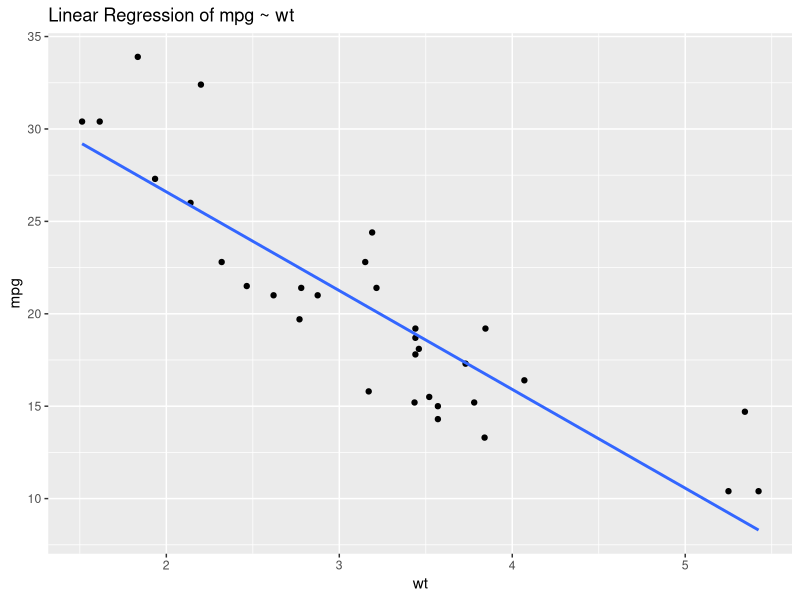
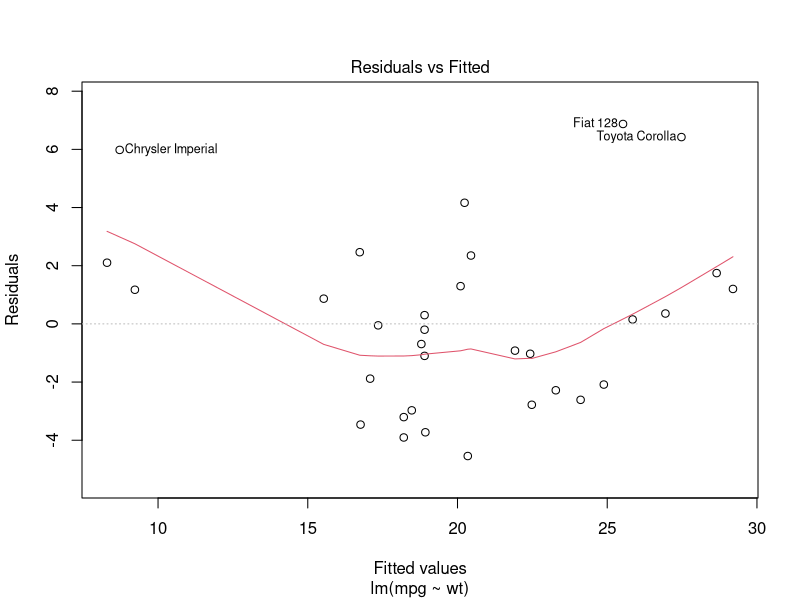
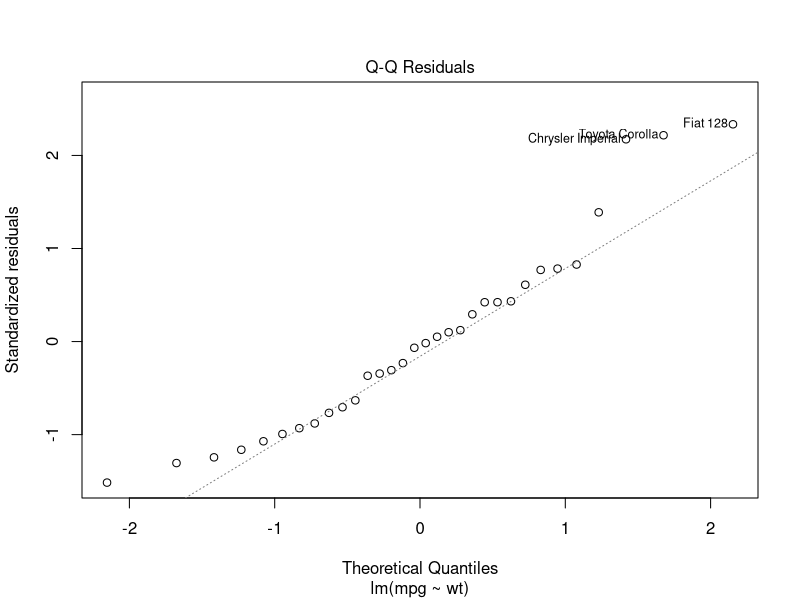
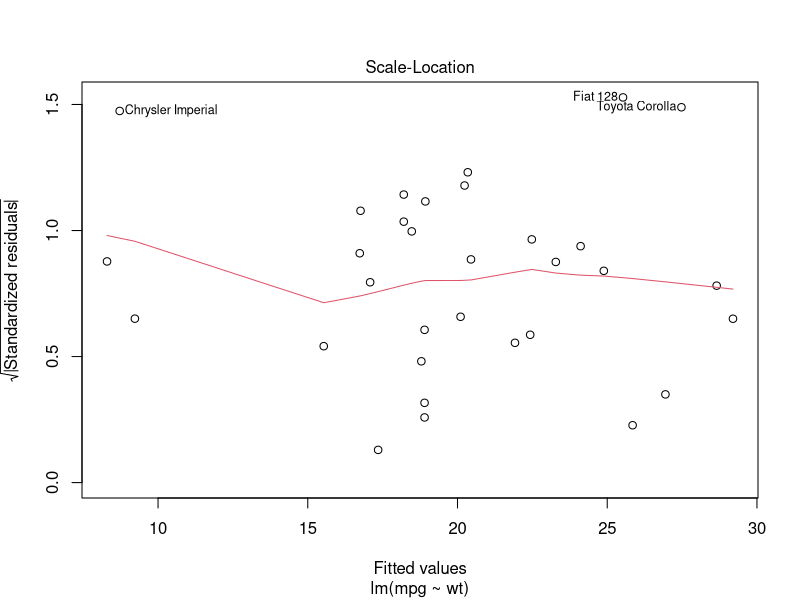
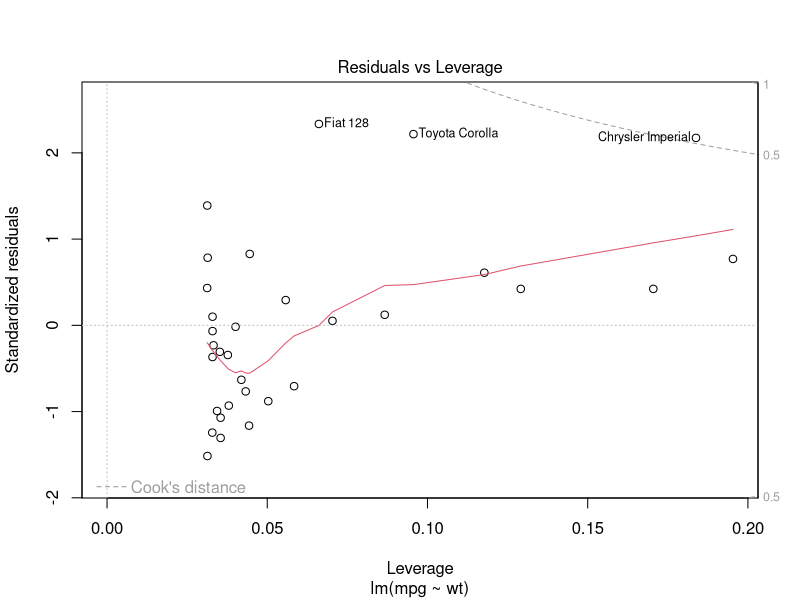
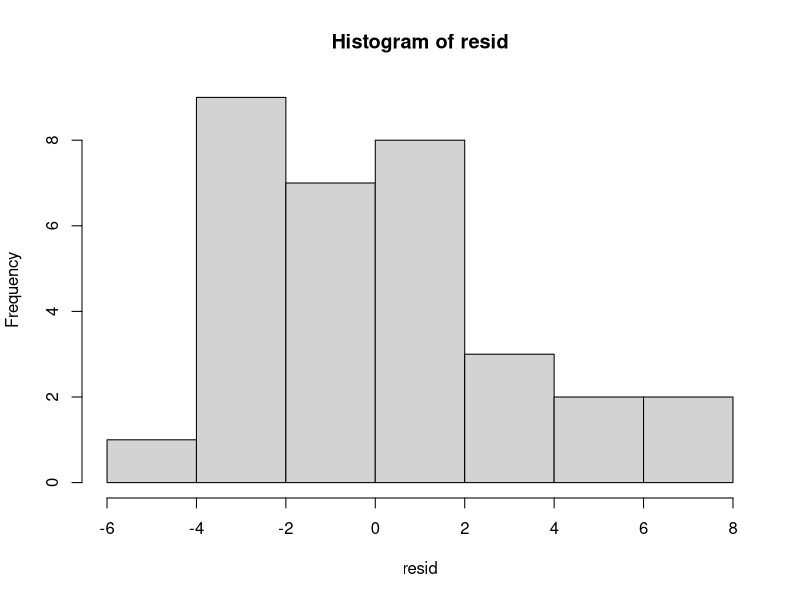
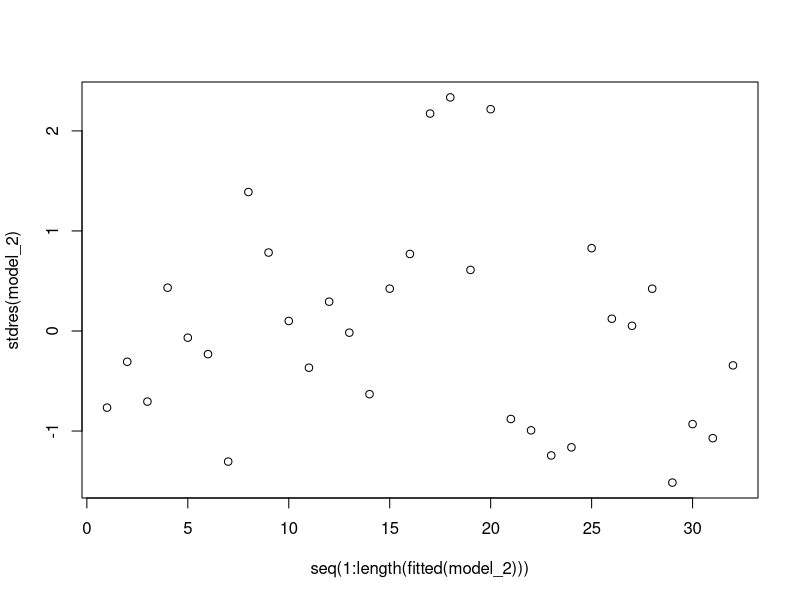
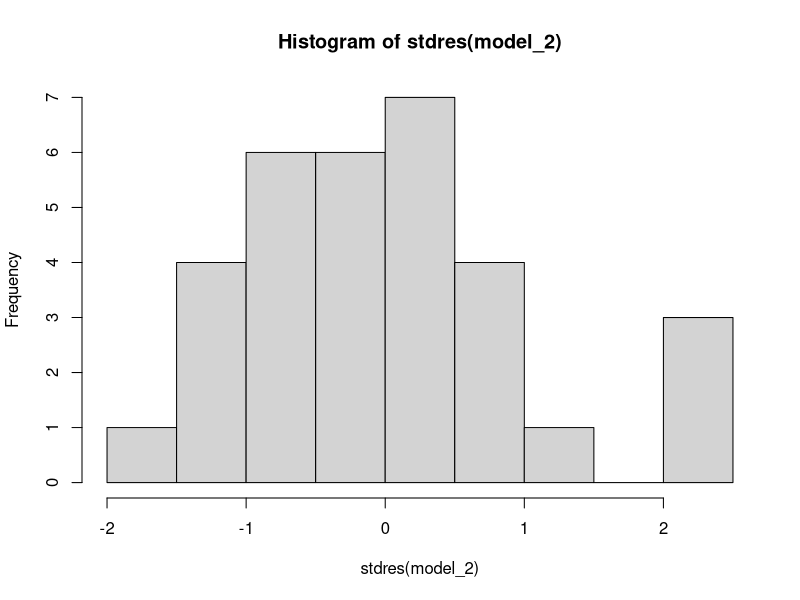

Write R code to recreate these figures, in order.
## ---- chunk 1
rm(list = ls())
library(tidyverse)
## ---- chunk 2
mtcars <- mtcars
mtcars %>% head()
## ---- chunk 3
model <- lm(mpg ~ wt, data = mtcars)
## ---- chunk 4
summary(model)
## ---- chunk 5
ggplot(mtcars, aes(x=wt, y=mpg)) +
  geom_point() +
  geom_smooth(method='lm', se=FALSE) +
  ggtitle("Linear Regression of mpg ~ wt")
## ---- chunk 6
plot(model)
## ---- chunk 7
model_2 <- lm(mpg~wt,data = mtcars)

summary(model_2)


resid <- resid(model_2)

library(MASS)
stdres(model_2)

hist(resid)

plot(seq(1:length(fitted(model_2))),stdres(model_2))

stdres(model_2) %>% shapiro.test()

hist(stdres(model_2))
## ---- chunk 8
newdata <- data.frame(wt=c(3,4))

predictions <- predict(model, newdata=newdata)
predictions
## ---- chunk 9
beta0 <- model$coefficients[[1]][1]
beta1 <- model$coefficients[[2]][1]

newdata_mpg <- data.frame(mpg = c(beta0 + beta1*3, beta0 + beta1*4))
newdata <- cbind(newdata,newdata_mpg)
newdata
## ---- chunk 10
mtcars %>% head()
## ---- chunk 11
model_2 <- lm(mpg ~ cyl+disp+hp+drat+wt+qsec+factor(vs)+factor(am)+factor(gear)+factor(carb), data=mtcars)
## ---- chunk 12
summary(model_2)
## ---- chunk 13
model_3 <- step(model_2,direction = "backward")
summary(model_3)
## ---- chunk 14
model_3 %>% summary
## ---- chunk 15
anova(model_2,model_3)
